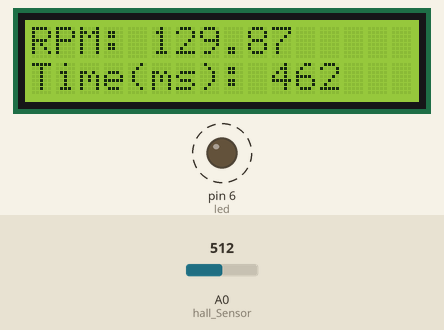
Simulated run of this sketch. Board: Arduino Uno, built with avr-gcc and run on an emulated ATmega328P. On the bench: 16×2 character LCD, output pins drawn as LEDs (lit = HIGH). Dashed ring = blinking. Inputs (shaded band) come from the test bench; at power-on: A0 (hall_Sensor) = 512. What the sketch prints to the serial monitor is not drawn.

Above: at 0.7 s.
Timing chart, 0 to 130.0 s (numbered marks = the images above):
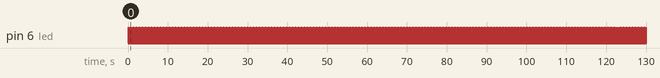

Measured:
- by itself, pin 6 (led): alternates HIGH for 0.03 s and LOW for 0.13 s

The sketch:

LinearHall.ino
```cpp
/* Michael Le
 * Tachometer using Arduino and Linear Hall Sensor that tracks speed of rotating magnetic object
 */

#include <LiquidCrystal.h> //Includes the code for LCD

//Declaration of Arduino ports used
const int hall_Sensor = A0;
int led = 6;

//Declaration of ports used for LCD
//const int rs = 12, en = 11, d4 = 5, d5 = 4, d6 = 3, d7 = 2;
LiquidCrystal lcd(12, 11, 5, 4, 3, 2);

//Declaration of global variables
double inputVal = 0;
double time;
double rpm;
double oldtime = 0;
int count = -2;
double totaltime = 0;
int detection = 0;

//Calibrating the initial voltage outputted by the linear hall sensor
double initialVoltage = 2.68;
double max = initialVoltage + 0.02;
double min = initialVoltage - 0.02;

void setup()
{
  //Defining ports as input or output
  pinMode(led, OUTPUT);
  pinMode(hall_Sensor,INPUT);

  //Starts output stream on serial and lcd
  lcd.begin(16, 2);
  Serial.begin(9600);
}

void loop()
{
  //Delay of 100 milliseconds before next detection
  delay(100);

  //If voltage outputted by linear hall is not in the initial range
  if ((inputVal < min) || (inputVal > max)) {

    count++; //Used to ensure only the first detection in a rotation is used to track rpm

    //If the first detection of a rotation is detected, start timer for rotation. Then print the time elapsed since last detection. Then saves the new time.
    if (count == 1) {
      time = millis() - oldtime;
      totaltime = (time + oldtime) / 1000;
      detection++;
      rpm = 60000/time;

      //Printing for LCD
      lcd.setCursor(0, 0);
      lcd.print("RPM: ");
      lcd.print(rpm);
      lcd.setCursor(0, 1);
      lcd.print("Time(ms): ");
      lcd.print((int)time);

      oldtime = millis();

      //Output for easy analysis
      Serial.print(detection);
      Serial.print(" ");
      Serial.print(totaltime);
      Serial.print(" ");
      Serial.println(rpm);
    }

    //Outputs detection the form of led light blinking
    digitalWrite(led, HIGH);
    delay(25);
    digitalWrite(led, LOW);
    delay(25);
  }

  //If the voltage passed through is normal, reset the count back to 0
  if ((inputVal < max) && (inputVal > min)) {
    count = 0;
  }

  //Converts the voltage passed through and printed on serial
  inputVal = (analogRead(hall_Sensor)) / 1024.0 * 5.0;
  Serial.println(inputVal);
}
```
